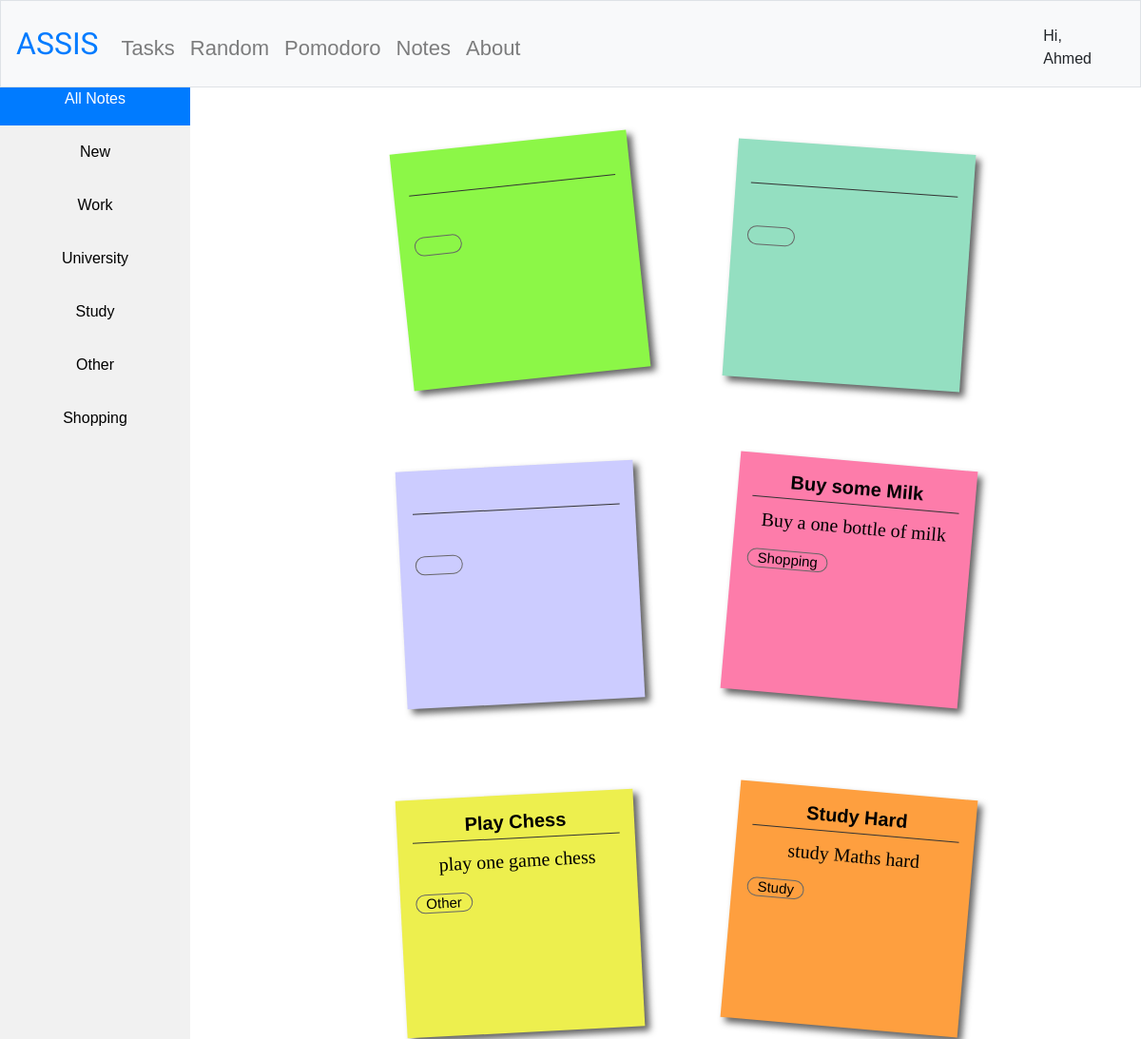
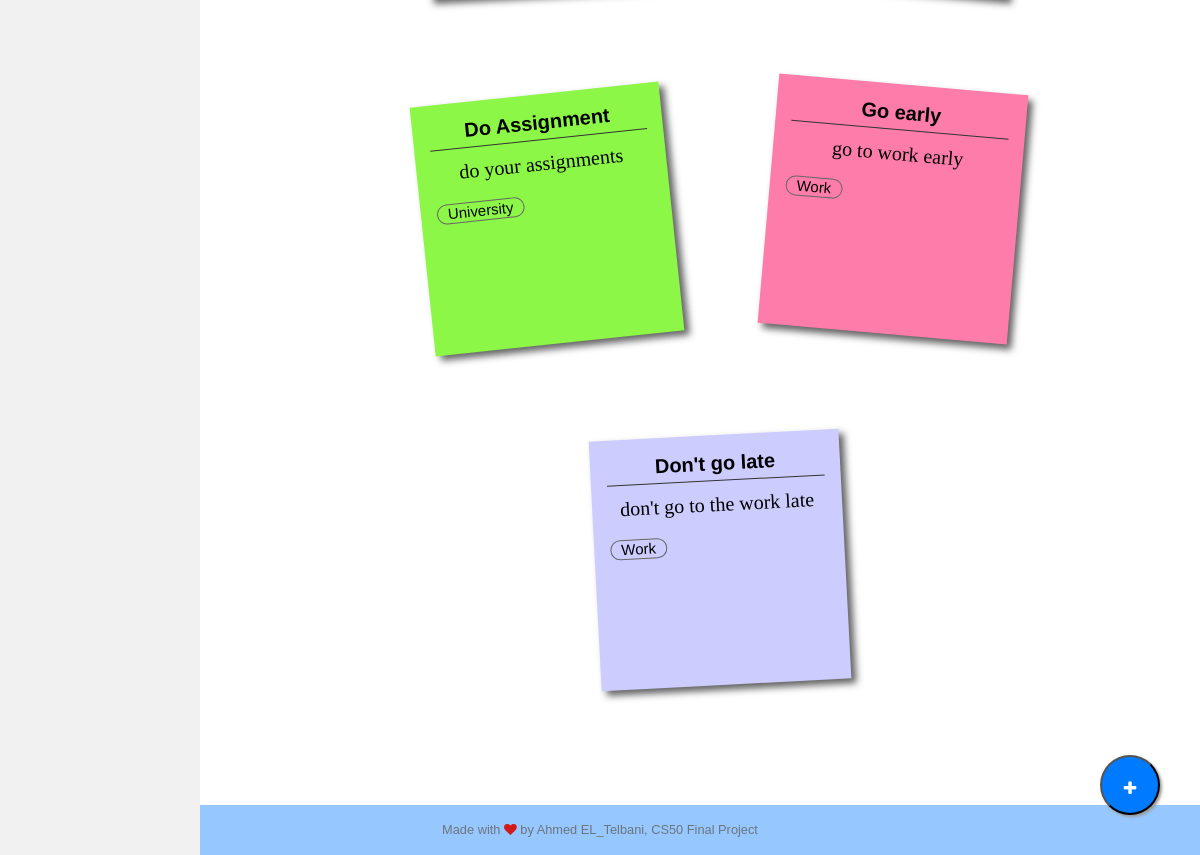
The app's page /notes (signed in) with its own data (2 pictures, top to bottom).
### tables this page shows
CREATE TABLE 'notes' ('user_id' integer, 'id' integer PRIMARY KEY NOT NULL, 'label' text, 'title' text, 'content' text);

### application.py (the view, shortened to what this page needs)
@app.route("/notes", methods=["GET", "POST"])
@login_required
def notes():
    if request.method == "GET":
        user_id = session["user_id"]
        labels_query = db.execute("SELECT DISTINCT label FROM notes WHERE user_id=:p_id", p_id=user_id)
        labels = [label['label'] for label in labels_query]
        for label in labels:
            if label == "":
                labels.remove("")
                labels.insert(0,"New")
        notes = db.execute("SELECT id, label, title, content FROM notes WHERE user_id=:p_id ORDER BY id DESC", p_id=user_id)
        return render_template("/notes.html", labels=labels, notes=notes)

### application.py (called while the page is built)
@app.after_request
def after_request(response):
    response.headers["Cache-Control"] = "no-cache, no-store, must-revalidate"
    response.headers["Expires"] = 0
    response.headers["Pragma"] = "no-cache"
    return response

### helpers.py (called while the page is built)
def login_required(f):
    @wraps(f)
    def decorated_function(*args, **kwargs):
        if session.get("user_id") is None:
            return redirect("/login")
        return f(*args, **kwargs)
    return decorated_function

### templates/notes.html (shortened to what this page needs)
 {% extends "layout.html" %}
{% block main %}
    <div id="side_bar" class="sidebar">
        <a class="nav_link active" data="#all">All Notes</a>
        {% for label in labels: %}
        <a class="nav_link" data="#{{ label }}">{{ label }}</a>
        {% endfor %}
    </div>
    <div class="content">
        <div class="notes" id="notes_panel">
            <ul id="notes_list">
              {% for note in notes: %}
                <li class="#{{ note['label'] }}" style="display: none;">
                  <a id="focus" onfocus="in_focus(this)" onblur="out_focus(this)" href="#{{ note['id'] }}">
                    <form action="/notes" method="POST">
                      <h2>{{ note["title"] }}</h2>
                      <p>{{ note["content"] }}</p>
                      <h3 class="label">{{ note["label"] }}</h3>
                    </form>
                  </a>
                </li>
                {% endfor %}
              </ul>
        </div>
        <form action="/notes" method="POST">
          <button name="notes_btn" value="add" class="float">
              <i class="fa fa-plus my-float"></i>
          </button>
        </form>
    </div>
{% endblock %}

### templates/layout.html (shortened to what this page needs)
<!DOCTYPE html>
<html lang="en">
    <head>
        <link rel="stylesheet" href="https://cdn.jsdelivr.net/npm/bootstrap@4.5.3/dist/css/bootstrap.min.css">
        <link href="/static/styles.css" rel="stylesheet">
        <link rel="stylesheet" href="https://cdnjs.cloudflare.com/ajax/libs/font-awesome/4.7.0/css/font-awesome.min.css">
    </head>
    <body>
        <nav class="navbar navbar-expand-md navbar-light bg-light border">
            <a class="navbar-brand" href="/tasks"><span class="blue">A</span><span class="red">S</span><span class="yellow">S</span><span class="green">I</span><span class="red">S</span></a>
            <div class="collapse navbar-collapse" id="navbar">
                {% if session.user_id %}
                    <ul class="navbar-nav mr-auto mt-2" id="navbar_list">
                        <li class="nav-item"><a class="nav-link" href="/tasks">Tasks</a></li>
                        <li class="nav-item"><a class="nav-link" href="/random">Random</a></li>
                        <li class="nav-item"><a class="nav-link" href="/pomodoro">Pomodoro</a></li>
                        <li class="nav-item"><a class="nav-link" href="/notes">Notes</a></li>
                        <li class="nav-item"><a class="nav-link" href="/about">About</a></li>
                    </ul>
                    <ul class="navbar-nav ml-auto mt-2" id="navbar_profile">
                        <li class="nav-item dropdown">
                          <a class="nav-link dropdown" href="#" id="navbarDropdown" role="button" data-toggle="dropdown" aria-haspopup="true" aria-expanded="false">
                            <div class="user_image avatar"></div>
                          </a><span class="greeting">Hi, Ahmed</span>
                        </li>
                    </ul>
                {% else %}
                    <ul class="navbar-nav ml-auto mt-2">
                        <li class="nav-item"><a class="nav-link" href="/register">Register</a></li>
                        <li class="nav-item"><a class="nav-link" href="/login">Log In</a></li>
                    </ul>
                {% endif %}
            </div>
        </nav>
        <main>
            {% block main %}{% endblock %}
        </main>
        <footer class="small text-center text-muted">
            <p>Made with <i class="fa fa-heart"></i> by Ahmed EL_Telbani, CS50 Final Project</p>
        </footer>
    </body>
</html>

### static/styles.css (style rules this page uses)
*, body, html { font-family: arial, sans-serif; box-sizing: border-box; }
.navbar-brand span { font-family: kaushan script; color: #007bff!important; }
.nav-link { color: #f0c02b; font-size: 22px; }
.dropdown { width: 180px; display: flex; justify-content: flex-end; align-items: center; margin-right: 5px; }
#navbar_profile { margin-right: 30px; }
.user_image { display: inline-block; width: 50px; height: 50px; border-radius: 50%; background-repeat: no-repeat; background-position: center center; background-size: cover; }
.avatar { background-image: url('avatars/a.png'); }
.sidebar { margin: 0; padding: 0; width: 200px; background-color: #f1f1f1; position: fixed; height: 100%; overflow: auto; }
.sidebar a { display: block; color: black; padding: 16px; text-decoration: none; }
.sidebar a.active { background-color: #007bff; color: white; }
div.content { margin-left: 200px; padding: 1px 16px; overflow: auto; }
.float { position: fixed; width: 60px; height: 60px; bottom: 40px; right: 40px; background-color: #007bff; color: #FFF; border-radius: 50px; text-align: center; box-shadow: 2px 2px 3px #999; outline: none; line-height: 60px; }
.my-float { margin-top:22px; }
.notes { margin-top: 100px; }
.notes h2 { font-weight: bold; background: #0000; font-size: 20px; min-height: 30px; max-height: 60px; width: -webkit-fill-available; min-width: 50px; overflow: hidden; border: 0px; border-bottom: 1px solid #333; }
.notes p { font-family: 'Reenie Beanie'; font-size: 20px; min-height: 20px; min-width: 50px; }
.notes ul, .notes li { list-style:none; }
.notes ul { display: flex; flex-wrap: wrap; justify-content: center; padding-bottom: 50px; }
.notes ul li a { text-decoration:none; color:#000; background: #8cf747; display:block; height: 250px; width: 250px; padding:1em; box-shadow: 5px 5px 7px rgba(33,33,33,.7); transform: rotate(-6deg); transition: transform .15s linear; }
.notes ul li:nth-child(even) a { transform:rotate(4deg); position:relative; top:5px; background: #94dfc1; }
.notes ul li:nth-child(3n) a { transform:rotate(-3deg); position:relative; top:-5px; background:#ccf; }
.notes ul li:nth-child(4n) a { transform:rotate(5deg); position:relative; top:-10px; background: #fd7caa; }
.notes ul li:nth-child(5n) a { transform:rotate(-3deg); position:relative; top:-5px; background: #edef4e; }
.notes ul li:nth-child(6n) a { transform:rotate(5deg); position:relative; top:-10px; background: #fe9f3f; }
.notes ul li { margin :3em; }
.notes .label { border: 1px solid #666; border-radius: 50px; text-align: left; font-size: 15px; padding-left: 10px; width: max-content; padding-right: 10px; min-height: 20px; min-width: 50px; }
footer { width: 100%; bottom: 0; text-align: center; height: 50px; line-height: 50px; background: #007bff69; }
footer i { color: #d41b1b; }
footer p { margin-bottom: 0; }
nav .navbar-brand { font-size: xx-large; }
main { overflow-x: auto; text-align: center; }

### templates/notes.html (style rules this page uses)
.navbar { width: 100%; position: fixed; z-index: 5; }
.sidebar { margin-top: 76px; }

### records on screen
notes: title "Buy some Milk", content "Buy a one bottle of milk", label "Shopping"
notes: title "Play Chess", content "play one game chess", label "Other"
notes: title "Study Hard", content "study Maths hard", label "Study"
notes: title "Do Assignment", content "do your assignments", label "University"
notes: title "Go early", content "go to work early", label "Work"
notes: title "Don't go late", content "don't go to the work late", label "Work"

### other values on screen
{{ label }} "New" "Work" "University" "Study" "Other" "Shopping"
